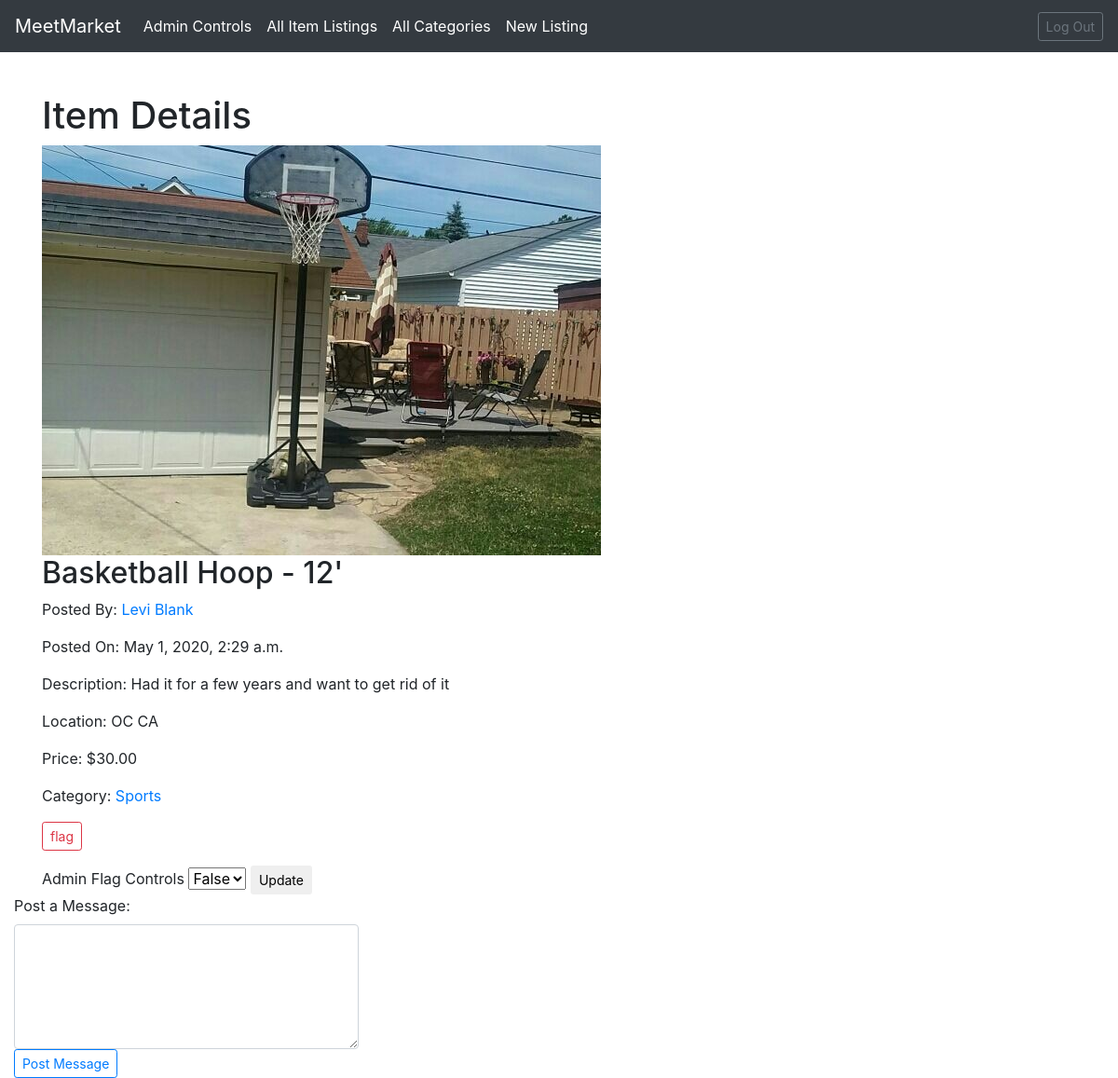
Before: /item/27 (signed in) with the older database file.
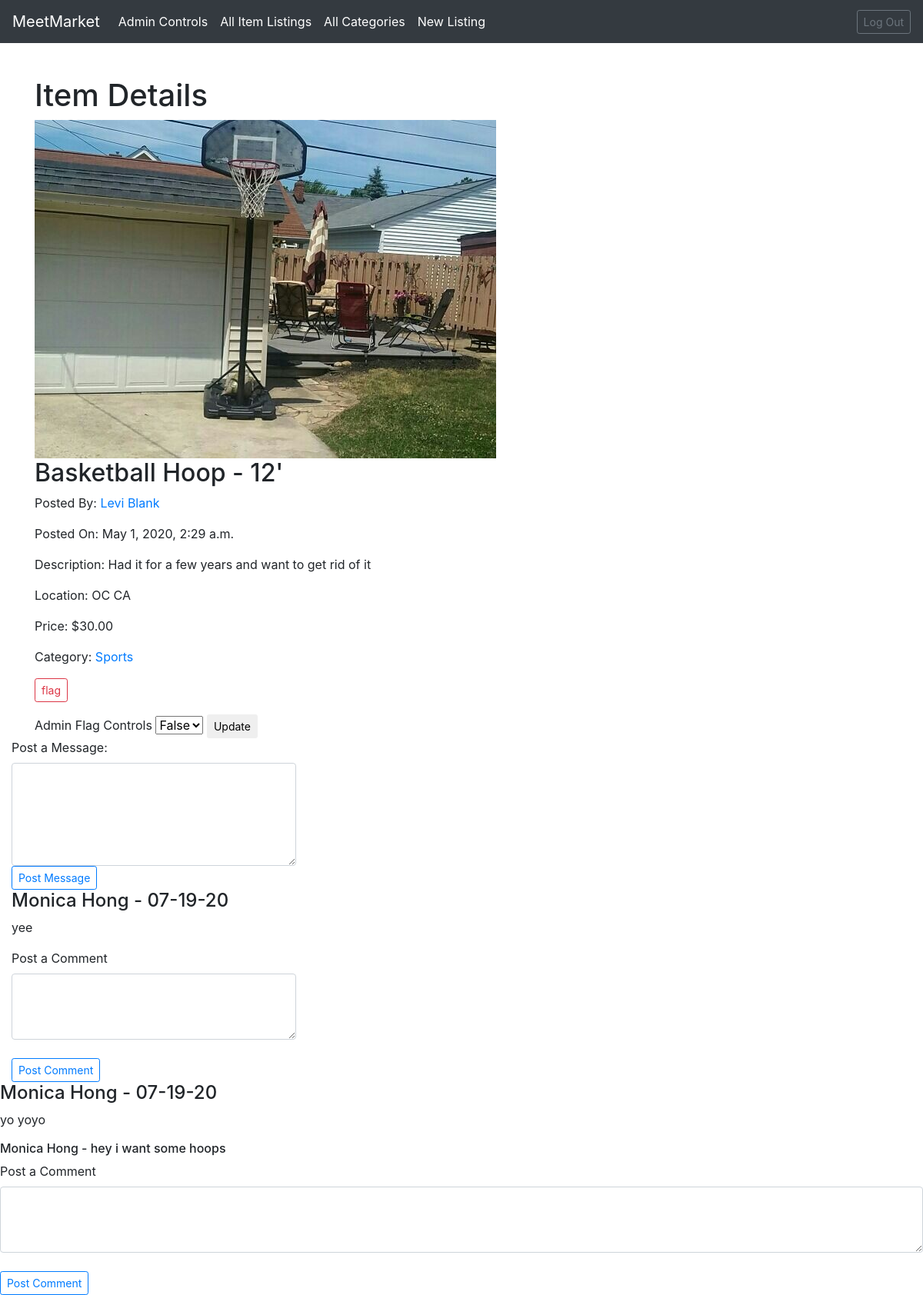
After: the same page with the newer database file.
### item_app/models.py (models this page shows)
class Image(models.Model):
    item = models.ForeignKey(
        Item, related_name="images", on_delete=models.CASCADE)
    image = models.ImageField(blank=True, null=True)
    created_at = models.DateTimeField(auto_now_add=True)
    updated_at = models.DateTimeField(auto_now=True)

class Item(models.Model):
    user = models.ForeignKey(User, related_name="items",
                             on_delete=models.CASCADE)
    name = models.CharField(max_length=100)
    price = models.DecimalField(decimal_places=2, max_digits=10)
    description = models.CharField(max_length=255)
    location = models.CharField(max_length=255)
    condition = models.CharField(max_length=25)
    category = models.ForeignKey(
        Category, related_name="items", on_delete=models.CASCADE)
    flag = models.BooleanField(default=False)
    created_at = models.DateTimeField(auto_now_add=True)
    updated_at = models.DateTimeField(auto_now=True)
    objects = ItemManager()

class Category(models.Model):
    name = models.CharField(max_length=45)
    created_at = models.DateTimeField(auto_now_add=True)
    updated_at = models.DateTimeField(auto_now=True)

class Message(models.Model):
    user = models.ForeignKey(
        User, related_name="messages", on_delete=models.CASCADE)
    item = models.ForeignKey(
        Item, related_name="messages", on_delete=models.CASCADE)
    message = models.TextField()
    created_at = models.DateTimeField(auto_now_add=True)
    updated_at = models.DateTimeField(auto_now=True)

class Comment(models.Model):
    message = models.ForeignKey(
        Message, related_name="comments", on_delete=models.CASCADE)
    user = models.ForeignKey(
        User, related_name="comments", on_delete=models.CASCADE)
    comment = models.TextField()
    created_at = models.DateTimeField(auto_now_add=True)
    updated_at = models.DateTimeField(auto_now=True)

### craiglist_app/models.py (models this page shows)
class User(models.Model):
    first_name = models.CharField(max_length=45)
    last_name = models.CharField(max_length=45)
    email = models.CharField(max_length=100)
    location = models.CharField(max_length=100)
    password = models.CharField(max_length=255)
    admin = models.BooleanField(default=False)
    created_at = models.DateTimeField(auto_now_add=True)
    updated_at = models.DateTimeField(auto_now=True)
    objects = UserManager()

### item_app/views.py (the view)
# urls.py: path('item/<int:item_id>', views.item_info, name="my_item_info"),
def item_info(request, item_id):
    item = Item.objects.get(id=item_id)
    messages = item.messages.all()
    images = item.images.all()
    this_user = User.objects.get(email=request.session['log_email'])
    print("this is the user", this_user)
    context = {
        "item": item,
        "messages": messages,
        "time": strftime("%m-%d-%y"),
        "images": images,
        "this_user": this_user,
    }
    return render(request, "item_info.html", context)

### item_app/templates/item_info.html (shortened to what this page needs)
{% extends 'base.html' %} {% block content %}
<h1 style="padding-top: 30px; margin-top: 70px;">Item Details</h1>
     {% for image in images %}
    <img class="img-fluid" src="{{image.image.url}}" />
    {% endfor %}
    <h2>{{item.name}}</h2>
    <p>
      Posted By:
      <a href="{% url 'item:my_user_page' item.user.id %}"
        >{{item.user.first_name}} {{item.user.last_name}}</a
      >
    </p>
    <p>Posted On: {{item.created_at}}</p>
    <p>Description: {{item.description}}</p>
    <p>Location: {{item.location}}</p>
    <p>Price: ${{item.price}}</p>
    <p>
      Category:
      <a href="{% url 'item:my_category_page' item.category.id %}"
        >{{item.category.name}}</a
      >
    </p>
    <p>
      <span
        ><a
          href="{% url 'item:my_flag_item' item.id %}"
          class="btn btn-outline-danger btn-sm"
          role="button"
          >flag</a
        ></span
      >
    </p>
    {% if this_user.admin == True %}
    <form action="{% url 'item:my_admin_flag_control' item.id %}" method="POST">
      Admin Flag Controls {% csrf_token %}
      <select name="flag">
        <option value="False">False</option>
      </select>
      <button class="btn btn-outline-default btn-sm">Update</button>
    </form>
    {% endif %}
  </div>
  <div class="col-md-4">
    <form action="{% url 'item:my_post_message' %}" method="POST">
      <label for="message">Post a Message:</label>
      <textarea
        class="form-control"
        name="message"
        cols="30"
        rows="5"
      ></textarea>
      <button type="submit" class="btn btn-outline-primary btn-sm">
        Post Message
      </button>
    </form>
    {% for message in messages reversed %}
    <h4>
      {{message.user.first_name}} {{message.user.last_name}} - {{time}}
    </h4>
    <p>{{message.message}}</p>
    {% for comment in message.comments.all %}
    <h6>
      {{comment.user.first_name}} {{comment.user.last_name}} -
      {{comment.comment}}
    </h6>
    {% endfor %}
    <form action="{% url 'item:my_post_comment' %}" method="POST">
      <label for="comment">Post a Comment</label> <br />
      <textarea
        class="form-control"
        name="comment"
        cols="40"
        rows="3"
      ></textarea>
      <br />
      <button type="submit" class="btn btn-outline-primary btn-sm">
        Post Comment
      </button>
    </form>
  </div>
{% endfor %}{% endblock %}

### craiglist_app/templates/base.html (shortened to what this page needs)
<!DOCTYPE html>
{% load static %}
<html lang="en">
  <head>
    <link
      rel="stylesheet"
      href="https://maxcdn.bootstrapcdn.com/bootstrap/4.0.0/css/bootstrap.min.css"
    />
    <link
      rel="stylesheet"
      type="css/text"
      href="{% static 'css/style.css' %}"
    />
  </head>
  <body>
    {% if request.session.log_email %}
    <nav class="navbar navbar-expand-md navbar-dark fixed-top bg-dark">
      <a class="navbar-brand" href="{% url 'login:my_successful_log_in' %}"
        >MeetMarket</a
      >
      <div class="collapse navbar-collapse" id="navbarsExampleDefault">
        <ul class="navbar-nav mr-auto">
            {% if this_user.admin == True %}
          <li class="nav-item active">
            <a class="nav-link" href="{% url 'login:my_admin_controls' %}"
              >Admin Controls<span class="sr-only">(current)</span></a
            >
          </li>
          {% endif %}
          <li class="nav-item active">
            <a class="nav-link" href="{% url 'item:my_all_listings' %}"
              >All Item Listings<span class="sr-only">(current)</span></a
            >
          </li>
          <li class="nav-item active">
            <a class="nav-link" href="{% url 'item:my_all_categories' %}"
              >All Categories<span class="sr-only">(current)</span></a
            >
          </li>
          <li class="nav-item active">
            <a class="nav-link" href="{% url 'item:my_new_item' %}"
              >New Listing<span class="sr-only">(current)</span></a
            >
          </li>
        </ul>
        <a
          class="btn btn-sm btn-outline-secondary"
          href="{% url 'login:my_log_out' %}"
          >Log Out</a
        >
      </div>
    </nav>
    {% endif %}
    <div class="content container">
      {% block content %} {% endblock %}
    </div>
  </body>
</html>

Changed rows visible on the page:
added Message: user.first_name "Monica", user.last_name "Hong", time "07-19-20", message "yee"
added Message: user.first_name "Monica", user.last_name "Hong", time "07-19-20", message "yo yoyo"
added Comment: user.first_name "Monica", user.last_name "Hong", comment "hey i want some hoops"
